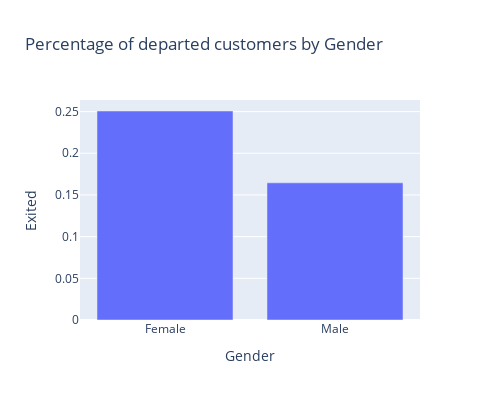

The code cell stored with this chart in its notebook:
### Markdown cell above
## 6. Кто чаще уходит, мужчины или женщины? Постройте график, который иллюстрирует это.

Подсказка
Процент ушедших клиентов в каждой группе можно рассчитать как среднее по столбцу Exited (так как 1 — это ушедшие клиенты, а 0 — лояльные, среднее арифметическое по столбцу обозначает долю ушедших клиентов).

### Code cell
df_gender = df.groupby(['Gender'])['Exited'].mean()

fig = px.bar(
    data_frame=df_gender,
    x=df_gender.index,
    y='Exited',
    height=400,
    width=500,
    #color='orange',
    title='Percentage of departed customers by Gender'
)
fig.show()

### Figure 1 — Plotly figure (JSON) as saved in the notebook; plotly's stock layout.template omitted (floating-point values rounded to 4 significant figures)
{"data": [{"alignmentgroup": "True", "hovertemplate": "Gender=%{x}<br>Exited=%{y}<extra></extra>", "legendgroup": "", "marker": {"color": "#636efa", "pattern": {"shape": ""}}, "name": "", "offsetgroup": "", "orientation": "v", "showlegend": false, "textposition": "auto", "type": "bar", "x": ["Female", "Male"], "xaxis": "x", "y": [0.2507, 0.1646], "yaxis": "y"}], "layout": {"barmode": "relative", "height": 400, "legend": {"tracegroupgap": 0}, "title": {"text": "Percentage of departed customers by Gender"}, "width": 500, "xaxis": {"anchor": "y", "domain": [0, 1], "title": {"text": "Gender"}}, "yaxis": {"anchor": "x", "domain": [0, 1], "title": {"text": "Exited"}}}}
